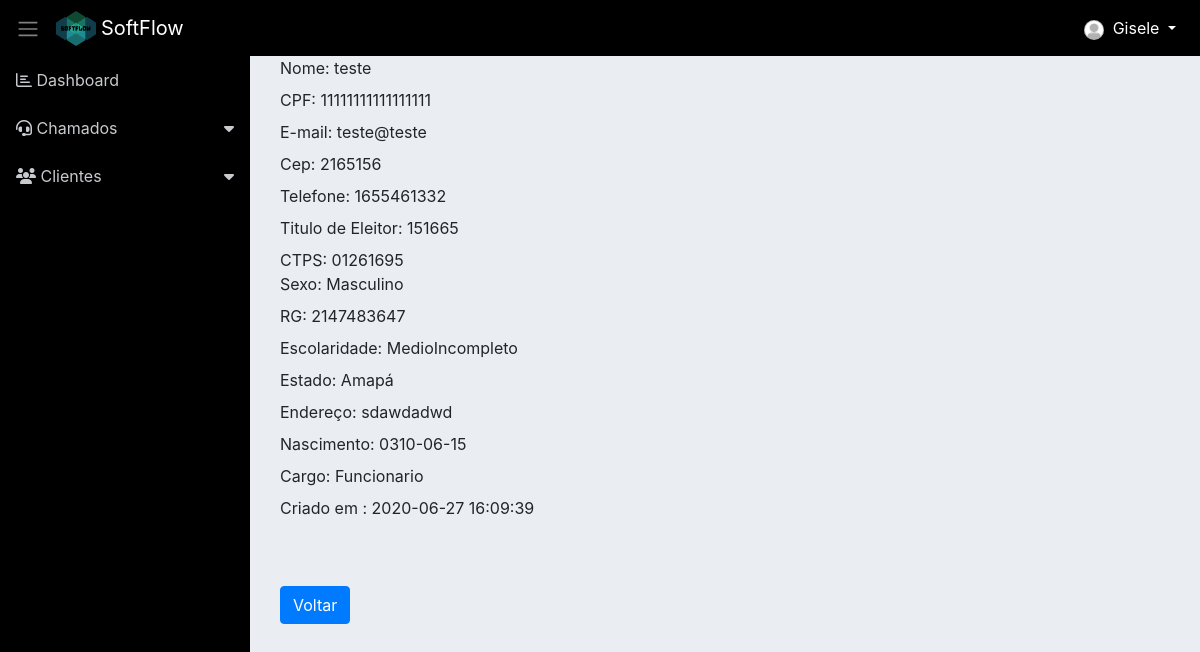
The app's page /visualizar_funcionario.php?id=24 (signed in) with its own data.
### tables this page shows
CREATE TABLE `funcionario` (
  `id` int(11) NOT NULL,
  `nome` varchar(114) NOT NULL,
  `cpf` varchar(115) NOT NULL,
  `rg` int(30) NOT NULL,
  `nascimento` varchar(30) NOT NULL,
  `email` varchar(115) NOT NULL,
  `endereco` varchar(150) NOT NULL,
  `cep` int(50) NOT NULL,
  `estado` varchar(50) NOT NULL,
  `telefone` int(10) NOT NULL,
  `tituloEleitor` varchar(115) NOT NULL,
  `escolaridade` varchar(115) NOT NULL,
  `ctps` varchar(115) NOT NULL,
  `sexo` varchar(30) NOT NULL,
  `senha` varchar(115) NOT NULL,
  `id_cargo` int(11) NOT NULL,
  `created` varchar(255) DEFAULT NULL
);

CREATE TABLE `cargos` (
  `id` int(11) NOT NULL,
  `nome` varchar(50) NOT NULL
);

### classes/Model.php (called while the page is built, shortened)
<?php
require_once 'Conn.php';
class Model
{
    public function __construct()
    {
        $conn = new Conn();
        $this->db = $conn->getConn();
    }
}

### classes/Conn.php (called while the page is built)
<?php
class Conn {
    public static $Host = "localhost";
    public static $User = "root";
    public static $Pass = "";
    public static $Dbname = "sistema_informatica_pi";
    private static $Connect = null;
    private static function Conectar() {
        try {
            if(self::$Connect == null):
                self::$Connect = new PDO('mysql:host=' . self::$Host .';dbname='.self::$Dbname, self::$User, self::$Pass);
            endif;
        } catch (Exception $ex) {
            echo 'Mensagem: ' . $ex->getMessage();
            die;
        }
        return self::$Connect;
    }
    public function getConn() {
        return self::Conectar();
    }
}

### classes/FuncionarioDAO.php (called while the page is built, shortened)
<?php
require_once 'Model.php';
class FuncionarioDAO extends Model
{
    public function __construct() {
    	$this->tabela = 'funcionario';
    	$this->class = 'Funcionario';
    }
        public function getFuncionario($id)
    {
        $sql = "SELECT fn.*, ca.nome AS nome_cargo, fn.nome AS nome_funcionario FROM {$this->tabela} fn
        LEFT JOIN cargos ca ON ca.id = fn.id_cargo
        WHERE fn.id = {$id}";
        $stmt = $this->db->prepare($sql);
        $stmt->setFetchMode(PDO::FETCH_CLASS, $this->class);
        $stmt->execute();
        return $stmt->fetch();
    }
}

### classes/Funcionario.php (called while the page is built, shortened)
<?php
class Funcionario
{
	private $nome;
	private $cpf;
    private $rg;
    private $nascimento;
    private $email;
    private $endereco;
    private $cep;
    private $estado;
	private $telefone;
	private $tituloEleitor;
    private $escolaridade;
    private $ctps;
    private $sexo;
    private $created;
    public function getNome()
    {
        return $this->nome;
    }
    public function getCpf()
    {
        return $this->cpf;
    }
    public function getEmail()
    {
        return $this->email;
    }
    public function getCep()
    {
        return $this->cep;
    }
    public function getTelefone()
    {
        return $this->telefone;
    }
    public function getTituloEleitor()
    {
        return $this->tituloEleitor;
    }
    public function getCtps()
    {
        return $this->ctps;
    }
    public function getSexo()
    {
        return $this->sexo;
    }
    public function getRg()
    {
        return $this->rg;
    }
    public function getCreated()
    {
        return $this->created;
    }
    public function getEscolaridade()
    {
        return $this->escolaridade;
    }
    public function getEstado()
    {
        return $this->estado;
    }
    public function getEndereco()
    {
        return $this->endereco;
    }
    public function getNascimento()
    {
        return $this->nascimento;
    }
}

### visualizar_funcionario.php (the view, shortened to what this page needs)
<?php include './layout/header.php'; ?>
<?php include './layout/menu.php'; ?>
<?php
	require 'classes/Funcionario.php';
	require 'classes/FuncionarioDAO.php';
	$funcionario = new Funcionario();
	if(isset($_GET['id']) && $_GET['id'] != ''){
		$id = $_GET['id'];
		$funcionarioDAO = new FuncionarioDAO();
		$funcionario = $funcionarioDAO->getFuncionario($id);
	}
?>
<div class="container">
	<div class="container">
	<label>Nome: <?php echo $funcionario->getNome() ?></label><br>
	<label>CPF: <?php echo $funcionario->getCpf() ?></label><br>
	<label>E-mail: <?php echo $funcionario->getEmail() ?></label><br>
	<label>Cep: <?php echo $funcionario->getCep() ?></label><br>
	<label>Telefone: <?php echo $funcionario->getTelefone() ?></label><br>
	<label>Titulo de Eleitor: <?php echo $funcionario->getTituloEleitor() ?></label><br>
	<label>CTPS: <?php echo $funcionario->getCtps() ?><br>
	<label>Sexo: <?php echo $funcionario->getSexo() ?></label><br>
	<label>RG: <?php echo $funcionario->getRg() ?></label><br>
	<label>Escolaridade: <?php echo $funcionario->getEscolaridade() ?></label><br>
	<label>Estado: <?php echo $funcionario->getEstado() ?></label><br>
	<label>Endereço: <?php echo $funcionario->getEndereco() ?></label><br>
	<label>Nascimento: <?php echo $funcionario->getNascimento() ?></label><br>
	<label>Cargo: <?= $funcionario->nome_cargo; ?></label><br>
	<label>Criado em : <?php echo $funcionario->getCreated() ?></label><br>
	</div>
	<div class="container">
		<a href="funcionario.php" class="btn btn-primary">Voltar</a>
	</div>
</div>
<?php include './layout/footer.php'; ?>

### assets/css/dashboard.css (style rules this page uses)
body { background-color: #eaeef3; }

### visualizar_funcionario.php (style rules this page uses)
.container { margin-bottom: 50px; }

### records on screen
funcionario: nome "teste", cpf "11111111111111111", email "teste@teste", cep "2165156", telefone "1655461332", tituloEleitor "151665", ctps "01261695", sexo "Masculino", rg "2147483647", escolaridade "MedioIncompleto", estado "Amapá", endereco "sdawdadwd", nascimento "0310-06-15", id_cargo.nome "Funcionario", created "2020-06-27 16:09:39"

### other values on screen
$_SESSION['nome'] "Gisele"
